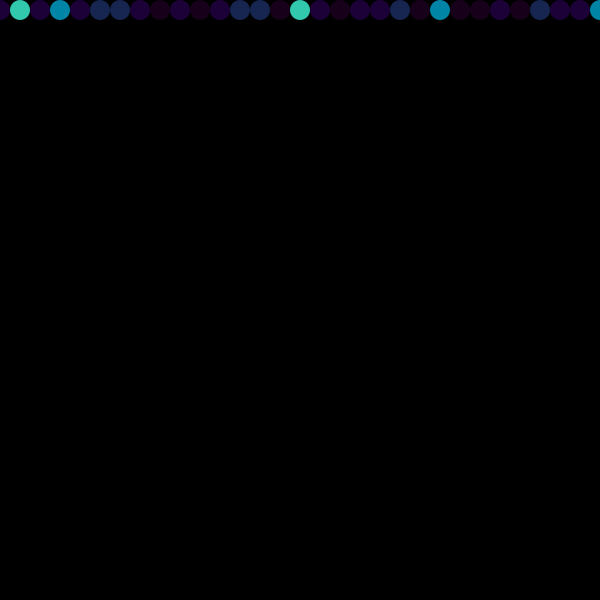
Frame 1 (no input)
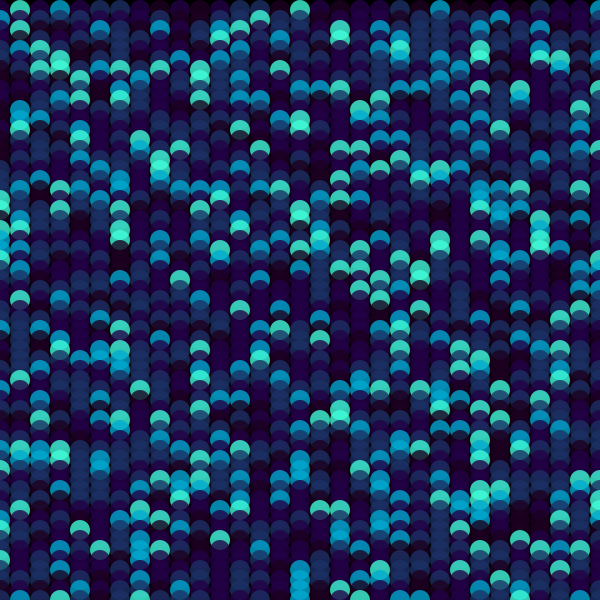
Frame 60 (the mouse pressed at the canvas centre just before this capture)
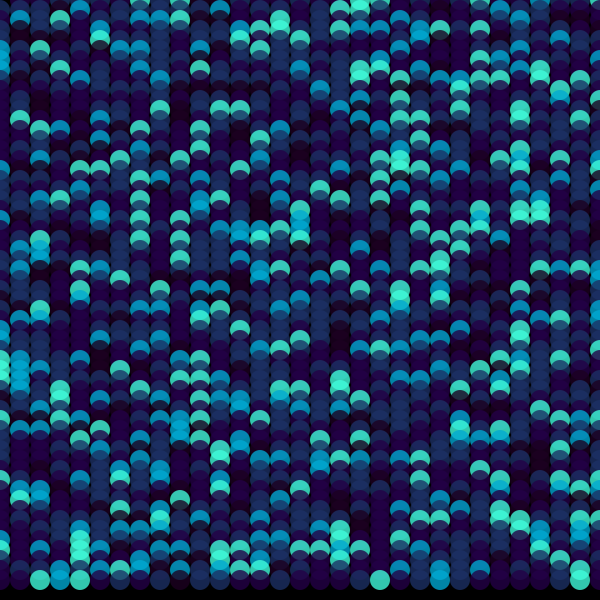
Frame 120 (the mouse held since frame 60 and released just before this capture)

The Processing sketch that drew these frames (run headless with seeded random() and noise(); from frame 60 on, the mouse is pressed at the canvas centre):

// Processing sketch: build
// ── build.pde
void setup() {
	size(600, 600);
	frameRate(30);
	smooth();
	background(#000000);
}

color[] palette = {
  #1C0021,
  #240047,#240047,#240047,
  #1C3166,#1C3166,#1C3166,
  #00A9D4,
  #40FFDC
};

int h = 0;
int size = 20;

void draw() {

	// Random Number up to Width -- Convert to int
	float r = random(width);
	int w = int(r);

	// Increase Height
	h = h + size/2;

	for (int i = 0; i < width+size; i = i + size) {

		// Color -- Blue
		int paletteRandom = int(random(palette.length));
		fill(palette[paletteRandom],200);
		noStroke();

		// Draw
		if (h < height+size) {

			rectMode(CENTER);
			ellipse(i, h, size, size);
		}

		// Reset
		else {
			background(#000000);
			h = 0;
			r = 0;
		}		
	}
}
